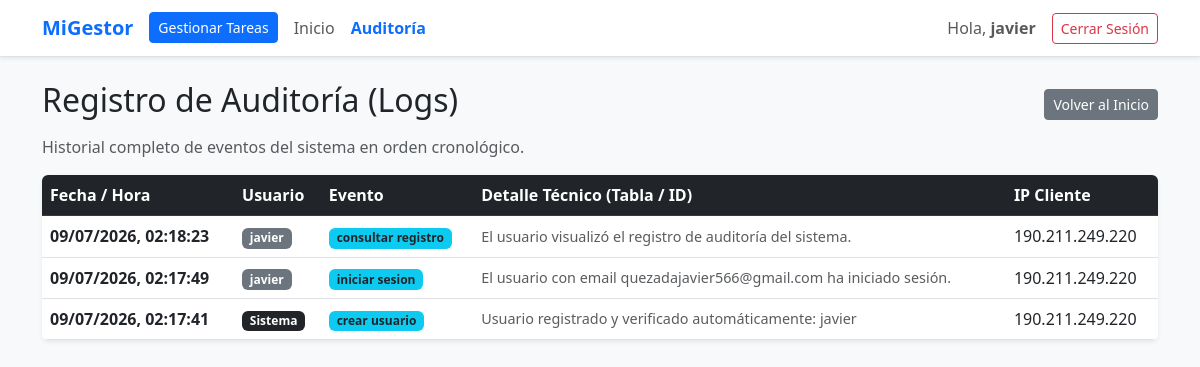
Screenshot of /logs_view.php (signed in) with the database file from the repository.
### tables this page shows
CREATE TABLE usuarios (
            id INTEGER PRIMARY KEY AUTOINCREMENT,
            username TEXT UNIQUE NOT NULL,
            email TEXT UNIQUE NOT NULL,
            password TEXT NOT NULL,
            verificado INTEGER DEFAULT 0,
            token TEXT
        );

CREATE TABLE logs (
            id INTEGER PRIMARY KEY AUTOINCREMENT,
            fecha_hora DATETIME DEFAULT CURRENT_TIMESTAMP,
            usuario_id INTEGER,
            evento TEXT NOT NULL,
            detalle TEXT,
            ip_host_client TEXT
        );

### logs_view.php (the view, shortened to what this page needs)
<?php
require_once 'db.php';
$query = "SELECT l.*, u.username
          FROM logs l
          LEFT JOIN usuarios u ON l.usuario_id = u.id
          ORDER BY l.id DESC";
$stmt = $db->query($query);
$todos_los_logs = $stmt->fetchAll(PDO::FETCH_ASSOC);
?>
<!DOCTYPE html>
<html lang="es">
<head>
    <link href="https://cdn.jsdelivr.net/npm/bootstrap@5.3.0/dist/css/bootstrap.min.css" rel="stylesheet">
</head>
<body class="bg-light">
    <?php include 'menu.php'; ?>
    <div class="container mt-4">
        <div class="d-flex align-items-center justify-content-between mb-2">
            <h2>Registro de Auditoría (Logs)</h2>
            <a href="index.php" class="btn btn-secondary btn-sm">Volver al Inicio</a>
        </div>
        <p class="text-muted">Historial completo de eventos del sistema en orden cronológico.</p>
        <div class="card shadow-sm border-0 mb-5">
            <div class="table-responsive rounded">
                <table class="table table-hover align-middle mb-0 bg-white">
                    <thead class="table-dark">
                        <tr>
                            <th>Fecha / Hora</th>
                            <th>Usuario</th>
                            <th>Evento</th>
                            <th>Detalle Técnico (Tabla / ID)</th>
                            <th>IP Cliente</th>
                        </tr>
                    </thead>
                    <tbody>
                        <?php if (!empty($todos_los_logs)): ?>
                            <?php foreach ($todos_los_logs as $row):
                                $fecha_original = $row['fecha_hora'];
                                $timestamp = strtotime($fecha_original);
                                $fecha_formateada = ($timestamp !== false) ? date('d/m/Y, H:i:s', $timestamp) : date('d/m/Y, H:i:s');
                            ?>
                            <tr>
                                <td class="fw-semibold">
                                    <?php echo $fecha_formateada; ?>
                                </td>
                                <td>
                                    <span class="badge <?php echo !empty($row['username']) ? 'bg-secondary' : 'bg-dark'; ?>">
                                        <?php echo !empty($row['username']) ? htmlspecialchars($row['username']) : 'Sistema'; ?>
                                    </span>
                                </td>
                                <td>
                                    <span class="badge bg-info text-dark fw-bold">
                                        <?php echo htmlspecialchars($row['evento']); ?>
                                    </span>
                                </td>
                                <td class="text-muted" style="font-size: 0.9rem;">
                                    <?php echo htmlspecialchars($row['detalle']); ?>
                                </td>
                                <td class="text-monospace"><?php echo htmlspecialchars($row['ip_host_client']); ?></td>
                            </tr>
                            <?php endforeach; ?>
                        <?php endif; ?>
                    </tbody>
                </table>
            </div>
        </div>
    </div>
</body>
</html>

### menu.php (shortened to what this page needs)
<?php
$username = "Usuario";
if (isset($_SESSION['user_id'])) {
    $stmt = $db->prepare("SELECT username FROM usuarios WHERE id = ?");
    $stmt->execute([$_SESSION['user_id']]);
    $user = $stmt->fetch(PDO::FETCH_ASSOC);
    if ($user) {
        $username = htmlspecialchars($user['username']);
    }
}
$pagina_actual = basename($_SERVER['PHP_SELF']);
?>
<nav class="navbar navbar-expand-lg navbar-light bg-white border-bottom shadow-sm mb-4">
    <div class="container">
        <a class="navbar-brand fw-bold text-primary" href="index.php">MiGestor</a>
        <div class="collapse navbar-collapse" id="navbarNav">
            <ul class="navbar-nav me-auto">
                <?php if ($pagina_actual === 'index.php' || $pagina_actual === 'logs_view.php'): ?>
                    <li class="nav-item">
                        <a class="btn btn-primary btn-sm my-1 me-2" href="tareas.php?accion=consultar">Gestionar Tareas</a>
                    </li>
                    <li class="nav-item">
                        <a class="nav-link" href="index.php">Inicio</a>
                    </li>
                <?php endif; ?>
                <li class="nav-item">
                    <a class="nav-link <?php echo ($pagina_actual === 'logs_view.php') ? 'text-primary fw-bold' : 'text-muted'; ?>" href="logs_view.php">Auditoría</a>
                </li>
            </ul>
            <div class="navbar-nav align-items-center">
                <span class="navbar-text me-3 mb-2 mb-lg-0">
                    Hola, <strong><?php echo $username; ?></strong>
                </span>
                <a class="btn btn-outline-danger btn-sm" href="logout.php">Cerrar Sesión</a>
            </div>
        </div>
    </div>
</nav>

### rows the page displays
usuarios: username "javier"
logs: usuario.username "javier", evento "consultar registro", detalle "El usuario visualizó el registro de auditoría del sistema.", ip_host_client "190.211.249.220"
logs: usuario.username "javier", evento "iniciar sesion", detalle "El usuario con email quezadajavier566@gmail.com ha iniciado sesión.", ip_host_client "190.211.249.220"
logs: shows "Sistema", evento "crear usuario", detalle "Usuario registrado y verificado automáticamente: javier", ip_host_client "190.211.249.220"
